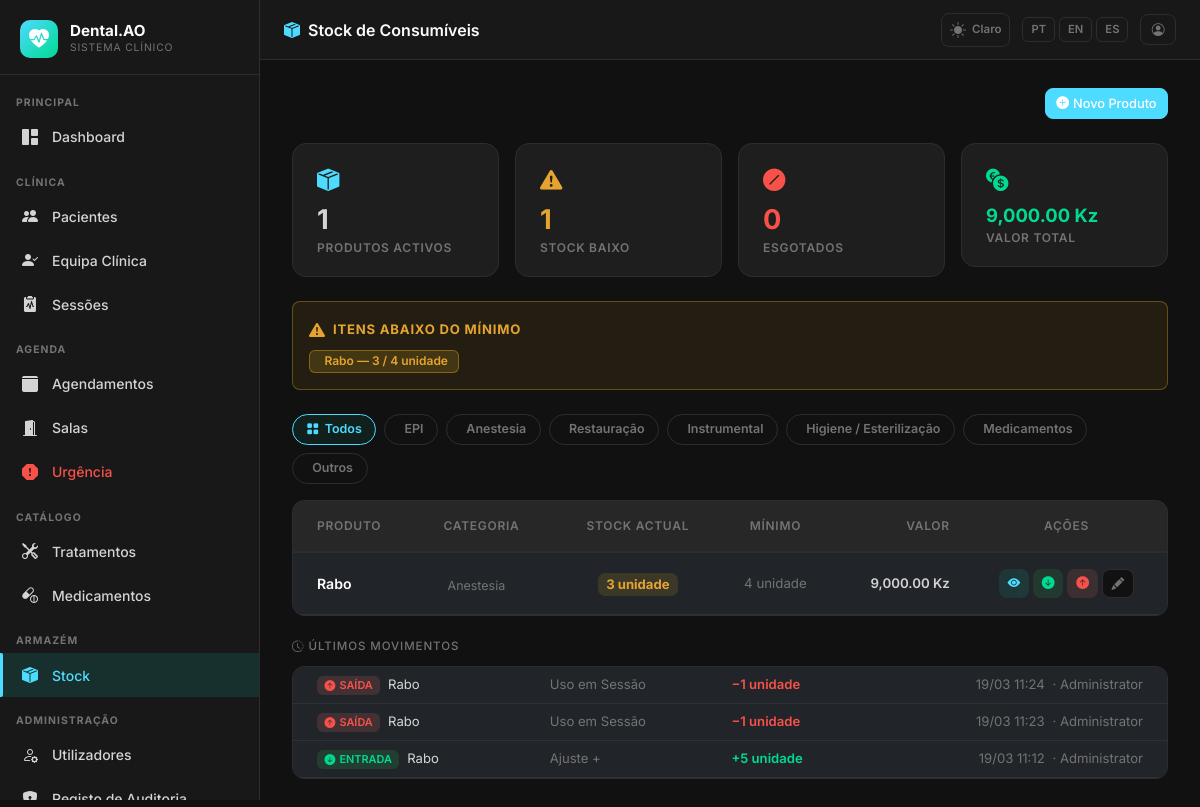
The app's page /stock/ (signed in), older data.
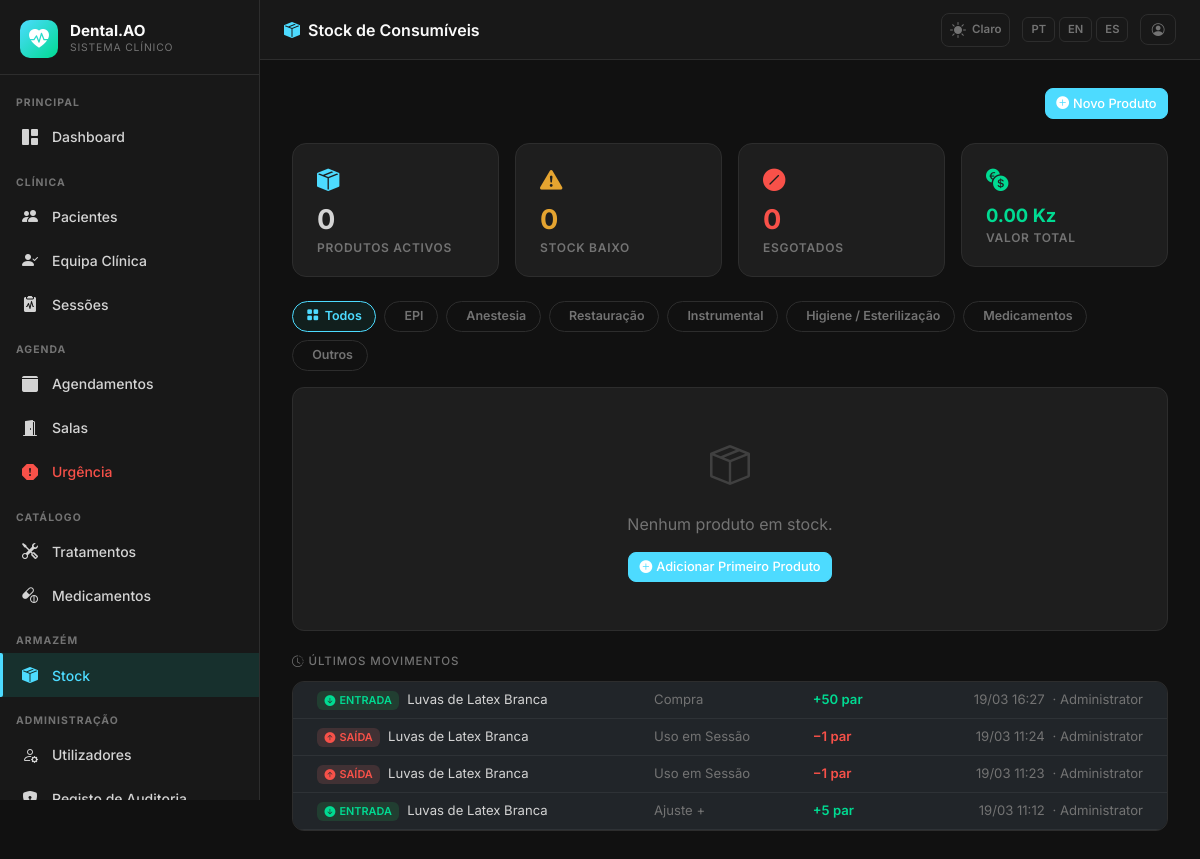
The same page, newer data.
### app/models.py (models this page shows, shortened)
class StockProduct(db.Model):
    __tablename__ = 'stock_products'
    id           = db.Column(db.Integer, primary_key=True)
    name_pt      = db.Column(db.String(200), nullable=False)
    name_en      = db.Column(db.String(200), nullable=True)
    name_es      = db.Column(db.String(200), nullable=True)
    category     = db.Column(db.String(50), nullable=False, default='outros')
    unit         = db.Column(db.String(30), nullable=False, default='unidade')
    qty_current  = db.Column(db.Numeric(10, 2), nullable=False, default=0)
    qty_minimum  = db.Column(db.Numeric(10, 2), nullable=False, default=0)
    unit_cost    = db.Column(db.Numeric(10, 2), nullable=True)
    supplier     = db.Column(db.String(200), nullable=True)
    notes        = db.Column(db.Text, nullable=True)
    is_active    = db.Column(db.Boolean, default=True)
    created_at   = db.Column(db.DateTime, default=lambda: datetime.now(timezone.utc))
    updated_at   = db.Column(db.DateTime, default=lambda: datetime.now(timezone.utc),
                             onupdate=lambda: datetime.now(timezone.utc))
    created_by_id = db.Column(db.Integer, db.ForeignKey('users.id'), nullable=True)
    created_by  = db.relationship('User', backref='stock_products')
    movements   = db.relationship('StockMovement', backref='product', lazy='dynamic',
                                  order_by='StockMovement.created_at.desc()')
    @property
    def is_low_stock(self):
        return float(self.qty_current) < float(self.qty_minimum)
    @property
    def stock_value(self):
        if self.unit_cost and self.qty_current:
            return round(float(self.qty_current) * float(self.unit_cost), 2)
        return 0.0
    @property
    def category_label(self):
        return StockCategory.LABELS.get(self.category, self.category)
    @property
    def category_icon(self):
        return StockCategory.ICONS.get(self.category, 'bi-box-seam-fill')

class StockMovement(db.Model):
    __tablename__ = 'stock_movements'
    id                = db.Column(db.Integer, primary_key=True)
    product_id        = db.Column(db.Integer, db.ForeignKey('stock_products.id'), nullable=False)
    movement_type     = db.Column(db.String(10), nullable=False)   # 'in' | 'out'
    reason            = db.Column(db.String(50), nullable=False)
    quantity          = db.Column(db.Numeric(10, 2), nullable=False)
    qty_after         = db.Column(db.Numeric(10, 2), nullable=True)
    unit_cost         = db.Column(db.Numeric(10, 2), nullable=True)
    session_id        = db.Column(db.Integer, db.ForeignKey('clinical_sessions.id'), nullable=True)
    notes             = db.Column(db.Text, nullable=True)
    invoice_file_path = db.Column(db.String(500), nullable=True)
    invoice_file_name = db.Column(db.String(255), nullable=True)
    created_at        = db.Column(db.DateTime, default=lambda: datetime.now(timezone.utc), index=True)
    created_by_id     = db.Column(db.Integer, db.ForeignKey('users.id'), nullable=True)
    created_by = db.relationship('User', backref='stock_movements')
    session    = db.relationship('ClinicalSession', backref='stock_movements')
    IN_REASONS  = {'compra': 'Compra', 'devolucao': 'Devolução', 'doacao': 'Doação', 'ajuste': 'Ajuste +'}
    OUT_REASONS = {'uso': 'Uso em Sessão', 'validade': 'Validade/Descarte', 'perda': 'Perda', 'ajuste': 'Ajuste −'}
    @property
    def reason_label(self):
        if self.movement_type == 'in':
            return self.IN_REASONS.get(self.reason, self.reason)
        return self.OUT_REASONS.get(self.reason, self.reason)

class User(UserMixin, db.Model):
    __tablename__ = 'users'
    id = db.Column(db.Integer, primary_key=True)
    username = db.Column(db.String(80), unique=True, nullable=False, index=True)
    email = db.Column(db.String(120), unique=True, nullable=False)
    full_name = db.Column(db.String(200), nullable=False)
    role = db.Column(db.String(30), nullable=False, default=Role.PATIENT)
    password_hash = db.Column(db.String(256), nullable=False)
    is_active = db.Column(db.Boolean, default=True)
    signature_path = db.Column(db.String(500), nullable=True)
    phone = db.Column(db.String(30), nullable=True)
    specialty = db.Column(db.String(100), nullable=True)
    license_number = db.Column(db.String(50), nullable=True)
    created_at = db.Column(db.DateTime, default=lambda: datetime.now(timezone.utc))
    updated_at = db.Column(db.DateTime, default=lambda: datetime.now(timezone.utc),
                           onupdate=lambda: datetime.now(timezone.utc))
    sessions_as_dentist = db.relationship('ClinicalSession', foreign_keys='ClinicalSession.dentist_id',
                                           backref='dentist', lazy='dynamic')
    appointments_as_dentist = db.relationship('Appointment', foreign_keys='Appointment.dentist_id',
                                               backref='dentist', lazy='dynamic')
    role_definition = db.relationship('RoleDefinition',
                                       primaryjoin='User.role == RoleDefinition.name',
                                       foreign_keys='User.role',
                                       back_populates='users', lazy='select', uselist=False,
                                       viewonly=True)
    def role_display(self):
        role_map = {
            Role.SUPERADMIN: 'Superadmin',
            Role.CLINICAL_DIRECTOR: 'Diretor Clínico',
            Role.DENTIST: 'Dentista',
            Role.PATIENT: 'Paciente',
            Role.RECEPTION: 'Recepção',
        }
        return role_map.get(self.role, self.role)
    def role_badge_class(self):
        badge_map = {
            Role.SUPERADMIN: 'danger',
            Role.CLINICAL_DIRECTOR: 'primary',
            Role.DENTIST: 'success',
            Role.PATIENT: 'info',
            Role.RECEPTION: 'warning',
        }
        return badge_map.get(self.role, 'secondary')

### app/stock/routes.py (the view)
@stock_bp.route('/')
@login_required
def index():
    _require_stock_access()
    cat_filter = request.args.get('cat', '')
    q = StockProduct.query.filter_by(is_active=True)
    if cat_filter:
        q = q.filter_by(category=cat_filter)
    products = q.order_by(StockProduct.category, StockProduct.name_pt).all()
    all_active = StockProduct.query.filter_by(is_active=True).all()
    total_products   = len(all_active)
    low_stock_items  = [p for p in all_active if p.is_low_stock and float(p.qty_minimum) > 0]
    out_of_stock     = [p for p in all_active if float(p.qty_current) == 0]
    total_value      = sum(p.stock_value for p in all_active)
    recent_movements = StockMovement.query.order_by(
        StockMovement.created_at.desc()).limit(10).all()
    categories = StockCategory.LABELS
    return render_template('stock/index.html',
        products=products,
        total_products=total_products,
        low_stock_items=low_stock_items,
        out_of_stock=out_of_stock,
        total_value=total_value,
        recent_movements=recent_movements,
        categories=categories,
        cat_filter=cat_filter,
        StockCategory=StockCategory,
    )

### app/__init__.py (called while the page is built)
def get_locale():
    lang = session.get('lang')
    if lang in ['pt', 'en', 'es']:
        return lang
    return 'pt'

### app/models.py (called while the page is built)
    @classmethod
    def all_as_dict(cls):
        stored = {s.key: s.value for s in cls.query.all()}
        result = dict(cls._DEFAULTS)
        result.update(stored)
        return result

### app/stock/routes.py (called while the page is built)
def _require_stock_access(write=False):
    if current_user.role == Role.PATIENT:
        abort(403)
    if write and current_user.role == Role.DENTIST:
        abort(403)

### app/templates/stock/index.html (shortened to what the changed rows need)
{% extends 'base.html' %}
{% block content %}
<div class="row g-3 mb-4">
  <div class="col-6 col-md-3">
    <div class="stock-kpi">
      <div class="kpi-icon" style="color:var(--dc-primary)"><i class="bi bi-box-seam-fill"></i></div>
      <div class="kpi-value" style="color:var(--dc-text)">{{ total_products }}</div>
      <div class="kpi-label">{{ _('Produtos Activos') }}</div>
    </div>
  </div>
  <div class="col-6 col-md-3">
    <div class="stock-kpi">
      <div class="kpi-icon" style="color:var(--dc-warning)"><i class="bi bi-exclamation-triangle-fill"></i></div>
      <div class="kpi-value" style="color:var(--dc-warning)">{{ low_stock_items|length }}</div>
      <div class="kpi-label">{{ _('Stock Baixo') }}</div>
    </div>
  </div>
  <div class="col-6 col-md-3">
    <div class="stock-kpi">
      <div class="kpi-icon" style="color:var(--dc-success)"><i class="bi bi-currency-exchange"></i></div>
      <div class="kpi-value" style="color:var(--dc-success);font-size:1.15rem">{{ '{:,.2f}'.format(total_value) }} Kz</div>
      <div class="kpi-label">{{ _('Valor Total') }}</div>
    </div>
  </div>
</div>
{% if low_stock_items %}
<div class="mb-4 p-3 rounded-3" style="background:rgba(251,191,36,.08);border:1px solid rgba(251,191,36,.3)">
  <div class="d-flex align-items-center gap-2 mb-2">
    <i class="bi bi-exclamation-triangle-fill" style="color:var(--dc-warning)"></i>
    <span style="font-size:.82rem;font-weight:700;color:var(--dc-warning);text-transform:uppercase;letter-spacing:.06em">
      {{ _('Itens abaixo do mínimo') }}
    </span>
  </div>
  <div class="d-flex flex-wrap gap-2">
    {% for p in low_stock_items %}
    <a href="{{ url_for('stock.detail', product_id=p.id) }}"
       class="badge text-decoration-none"
       style="background:rgba(251,191,36,.15);color:var(--dc-warning);border:1px solid rgba(251,191,36,.35);font-size:.75rem;padding:.3rem .65rem">
      {{ p.name_pt }} — {{ p.qty_current|int }} / {{ p.qty_minimum|int }} {{ p.unit }}
    </a>
    {% endfor %}
  </div>
</div>
{% endif %}
<div class="d-flex flex-wrap gap-2 mb-3">
  <a href="{{ url_for('stock.index') }}" class="cat-pill {% if not cat_filter %}active{% endif %}">
    <i class="bi bi-grid-fill"></i> {{ _('Todos') }}
  </a>
  {% for key, label in categories.items() %}
  <a href="{{ url_for('stock.index', cat=key) }}"
     class="cat-pill {% if cat_filter == key %}active{% endif %}">
    <i class="bi bi-{{ StockCategory.ICONS[key] }}"></i> {{ label }}
  </a>
  {% endfor %}
</div>
{% if products %}
<div class="dc-card p-0 overflow-hidden sk-table-wrap">
  <div class="table-responsive">
    <table class="table mb-0" style="color:var(--dc-text)">
      <thead>
        <tr style="font-size:.73rem;font-weight:700;text-transform:uppercase;letter-spacing:.07em;color:var(--dc-text-muted);border-bottom:2px solid var(--dc-border)">
          <th class="px-4 py-3">{{ _('Produto') }}</th>
          <th class="py-3">{{ _('Categoria') }}</th>
          <th class="text-center py-3">{{ _('Stock Actual') }}</th>
          <th class="text-center py-3">{{ _('Mínimo') }}</th>
          <th class="text-end py-3">{{ _('Valor') }}</th>
          <th class="text-center py-3">{{ _('Ações') }}</th>
        </tr>
      </thead>
      <tbody>
        {% for p in products %}
        <tr class="stock-row" style="border-bottom:1px solid var(--dc-border)">
          <td class="px-4 py-3">
            <div style="font-weight:600;font-size:.88rem">{{ p.name_pt }}</div>
          </td>
          <td class="py-3">
            <span style="font-size:.78rem;color:var(--dc-text-muted)">
              <i class="bi bi-{{ p.category_icon }} me-1" style="color:var(--dc-primary)"></i>{{ p.category_label }}
            </span>
          </td>
          <td class="text-center py-3">
            {% set qty = p.qty_current|float %}
            {% set min_qty = p.qty_minimum|float %}
            {% if qty == 0 %}
              <span class="qty-badge qty-empty">0 {{ p.unit }}</span>
            {% elif min_qty > 0 and qty < min_qty %}
              <span class="qty-badge qty-low">{{ qty|int }} {{ p.unit }}</span>
            {% else %}
              <span class="qty-badge qty-ok">{{ qty|int }} {{ p.unit }}</span>
            {% endif %}
          </td>
          <td class="text-center py-3" style="font-size:.83rem;color:var(--dc-text-muted)">
            {{ p.qty_minimum|int }} {{ p.unit }}
          </td>
          <td class="text-end py-3" style="font-size:.83rem;font-weight:600;color:var(--dc-text)">
            {% if p.unit_cost %}{{ '{:,.2f}'.format(p.stock_value) }} Kz{% else %}—{% endif %}
          </td>
          <td class="text-center py-3">
            <div class="d-flex gap-1 justify-content-center">
              <a href="{{ url_for('stock.detail', product_id=p.id) }}"
                 class="btn btn-sm" style="background:rgba(20,184,166,.12);color:var(--dc-primary);border:none;padding:.25rem .55rem" title="{{ _('Detalhes') }}">
                <i class="bi bi-eye-fill"></i>
              </a>
              {% if current_user.role in ['superadmin','clinical_director','reception'] %}
              <a href="{{ url_for('stock.add_movement', product_id=p.id, type='in') }}"
                 class="btn btn-sm" style="background:rgba(34,197,94,.12);color:var(--dc-success);border:none;padding:.25rem .55rem" title="{{ _('Entrada') }}">
                <i class="bi bi-arrow-down-circle-fill"></i>
              </a>
              {% endif %}
              {% if current_user.role in ['superadmin','clinical_director'] %}
              <a href="{{ url_for('stock.add_movement', product_id=p.id, type='out') }}"
                 class="btn btn-sm" style="background:rgba(248,113,113,.12);color:var(--dc-danger);border:none;padding:.25rem .55rem" title="{{ _('Saída') }}">
                <i class="bi bi-arrow-up-circle-fill"></i>
              </a>
              <a href="{{ url_for('stock.edit_product', product_id=p.id) }}"
                 class="btn btn-sm" style="background:var(--dc-bg);color:var(--dc-text-muted);border:1px solid var(--dc-border);padding:.25rem .55rem" title="{{ _('Editar') }}">
                <i class="bi bi-pencil-fill"></i>
              </a>
              {% endif %}
            </div>
          </td>
        </tr>
        {% endfor %}
      </tbody>
    </table>
  </div>
</div>
{% else %}
<div class="dc-card text-center py-5" style="color:var(--dc-text-muted)">
  <i class="bi bi-box-seam mb-3" style="font-size:2.5rem;display:block;opacity:.4"></i>
  <p class="mb-3">{{ _('Nenhum produto em stock.') }}</p>
  {% if current_user.role in ['superadmin','clinical_director','reception'] %}
  <a href="{{ url_for('stock.new_product') }}" class="btn btn-primary btn-sm">
    <i class="bi bi-plus-circle-fill me-1"></i>{{ _('Adicionar Primeiro Produto') }}
  </a>
  {% endif %}
</div>
{% endif %}
{% if recent_movements %}
<div class="mt-4">
  <div class="dc-card p-0 overflow-hidden">
    <div class="table-responsive">
      <table class="table mb-0" style="color:var(--dc-text);font-size:.82rem">
        <tbody>
        {% for mv in recent_movements %}
        <tr style="border-bottom:1px solid var(--dc-border)">
          <td class="px-4 py-2">
            <span class="badge me-1" style="background:{% if mv.movement_type=='in' %}rgba(34,197,94,.15){% else %}rgba(248,113,113,.15){% endif %};color:{% if mv.movement_type=='in' %}var(--dc-success){% else %}var(--dc-danger){% endif %};font-size:.68rem">
              {% if mv.movement_type=='in' %}<i class="bi bi-arrow-down-circle-fill me-1"></i>ENTRADA{% else %}<i class="bi bi-arrow-up-circle-fill me-1"></i>SAÍDA{% endif %}
            </span>
            <a href="{{ url_for('stock.detail', product_id=mv.product_id) }}" style="color:var(--dc-text);text-decoration:none">
              {{ mv.product.name_pt if mv.product else '—' }}
            </a>
          </td>
          <td class="py-2 d-none d-md-table-cell" style="color:var(--dc-text-muted)">{{ mv.reason_label }}</td>
          <td class="py-2 fw-600" style="color:{% if mv.movement_type=='in' %}var(--dc-success){% else %}var(--dc-danger){% endif %}">
            {% if mv.movement_type=='in' %}+{% else %}−{% endif %}{{ mv.quantity|int }} {{ mv.product.unit if mv.product else '' }}
          </td>
          <td class="py-2 text-end px-4" style="color:var(--dc-text-muted)">
            {{ mv.created_at.strftime('%d/%m %H:%M') }}
            {% if mv.created_by %}<span class="ms-1 d-none d-md-inline">· {{ mv.created_by.full_name }}</span>{% endif %}
          </td>
        </tr>
        {% endfor %}
        </tbody>
      </table>
    </div>
  </div>
</div>
{% endif %}
{% endblock %}

Row changes from the older to the newer data that the page shows:
no longer on this page (row edited): StockProduct: name_pt "Rabo", qty_current "3", qty_minimum "4", unit "unidade", category_label "Anestesia", stock_value "9,000.00"
added StockMovement: shows "ENTRADA", product "Luvas de Latex Branca", reason_label "Compra", quantity "50", product "par", created_at "19/03 16:27", created_by.full_name "Administrator"
changed through a linked row, StockMovement (number 2 of 4 on the later page): product "Rabo" → "Luvas de Latex Branca"; product "unidade" → "par"
changed through a linked row, StockMovement (number 3 of 4 on the later page): product "Rabo" → "Luvas de Latex Branca"; product "unidade" → "par"
changed through a linked row, StockMovement "Ajuste +": product "Rabo" → "Luvas de Latex Branca"; product "unidade" → "par"
Text that changed along with them:
{{ total_products }}: "1" → "0"
{{ low_stock_items|length }}: "1" → "0"
{{ '{:,.2f}'.format(total_value) }}: "9,000.00" → "0.00"
text no longer shown: "ITENS ABAIXO DO MÍNIMO PRODUTO CATEGORIA STOCK ACTUAL MÍNIMO VALOR AÇÕES"
text now shown: "Nenhum produto em stock. Adicionar Primeiro Produto"
